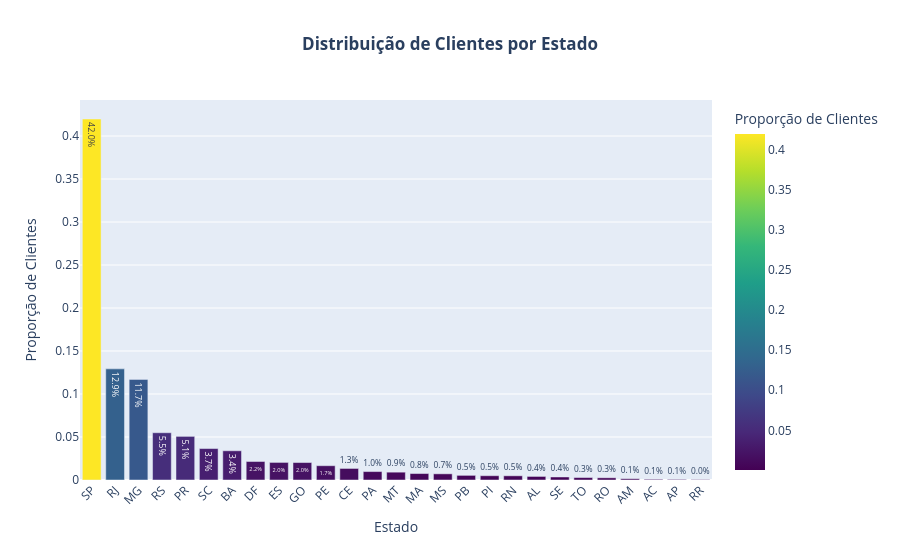

Notebook code cell kept with this figure:
### Markdown cell above
# Gráficos de dados Brasileiros de E-Commerce da Olist 

Dataset Público de E-Commerce Brasileiro da Olist
Bem-vindo! Este é um dataset público de e-commerce brasileiro com pedidos feitos na Olist Store. O conjunto de dados possui informações de 100 mil pedidos realizados entre 2016 e 2018 em múltiplos marketplaces no Brasil. Seus recursos permitem visualizar um pedido sob diversas dimensões: desde o status do pedido, preço, pagamento e desempenho do frete até a localização do cliente, atributos do produto e, finalmente, avaliações escritas pelos consumidores. Também disponibilizamos um dataset de geolocalização que relaciona os CEPs brasileiros a coordenadas de latitude e longitude.
Estes são dados comerciais reais, foram anonimizados e as referências às empresas e parceiros nos textos de avaliação foram substituídas pelos nomes das grandes casas de Game of Thrones.

### Code cell
import pandas as pd
import plotly.express as px

# 1. Carrega os dados otimizados
tabela = pd.read_csv("olist_customers_dataset.csv", usecols=["customer_state"])

# 2. Calcula a porcentagem mantendo os valores numéricos decimais (ex: 0.421)
contagem_state = (
    tabela["customer_state"]
    .value_counts(normalize=True)
    .reset_index(name="Porcentagem")
)

# 3. Cria o gráfico de barras com melhorias visuais e interativas
graph_state = px.bar(
    contagem_state,
    x="customer_state",
    y="Porcentagem",
    title="<b>Distribuição de Clientes por Estado</b>",
    labels={
        "customer_state": "Estado",
        "Porcentagem": "Proporção de Clientes",
    },
    text_auto=".1%",  # Mostra a porcentagem formatada no topo de cada barra automaticamente!
    color="Porcentagem",  # Adiciona um gradiente de cor baseado no tamanho da barra
    color_continuous_scale="Viridis",
)

# 4. Ajustes finos no layout
graph_state.update_layout(
    title_x=0.5,  # Centraliza o título do gráfico
    xaxis_tickangle=-45,  # Inclina os nomes dos estados para melhor leitura
    showlegend=False,  # Remove a legenda lateral repetitiva
)

# 5. Exibe o gráfico
graph_state.show()

### Figure 1 — Plotly figure (JSON) as saved in the notebook; plotly's stock layout.template omitted (floating-point values rounded to 4 significant figures)
{"data": [{"hovertemplate": "Estado=%{x}<br>Proporção de Clientes=%{marker.color}<extra></extra>", "legendgroup": "", "marker": {"color": [0.4198, 0.1292, 0.117, 0.05497, 0.05073, 0.03657, 0.03399, 0.02152, 0.02044, 0.02031, 0.01661, 0.01344, 0.009805, 0.009121, 0.007512, 0.00719, 0.00539, 0.004978, 0.004877, 0.004153, 0.00352, 0.002816, 0.002544, 0.001488, 0.0008146, 0.0006838, 0.0004626], "coloraxis": "coloraxis", "pattern": {"shape": ""}}, "name": "", "orientation": "v", "showlegend": false, "textposition": "auto", "texttemplate": "%{y:.1%}", "type": "bar", "x": ["SP", "RJ", "MG", "RS", "PR", "SC", "BA", "DF", "ES", "GO", "PE", "CE", "PA", "MT", "MA", "MS", "PB", "PI", "RN", "AL", "SE", "TO", "RO", "AM", "AC", "AP", "RR"], "xaxis": "x", "y": [0.4198, 0.1292, 0.117, 0.05497, 0.05073, 0.03657, 0.03399, 0.02152, 0.02044, 0.02031, 0.01661, 0.01344, 0.009805, 0.009121, 0.007512, 0.00719, 0.00539, 0.004978, 0.004877, 0.004153, 0.00352, 0.002816, 0.002544, 0.001488, 0.0008146, 0.0006838, 0.0004626], "yaxis": "y"}], "layout": {"barmode": "relative", "coloraxis": {"autocolorscale": false, "colorbar": {"title": {"text": "Proporção de Clientes"}}, "colorscale": [[0, "#440154"], [0.1111, "#482878"], [0.2222, "#3e4989"], [0.3333, "#31688e"], [0.4444, "#26828e"], [0.5556, "#1f9e89"], [0.6667, "#35b779"], [0.7778, "#6ece58"], [0.8889, "#b5de2b"], [1, "#fde725"]]}, "legend": {"tracegroupgap": 0}, "showlegend": false, "title": {"text": "<b>Distribuição de Clientes por Estado</b>", "x": 0.5}, "xaxis": {"anchor": "y", "domain": [0, 1], "tickangle": -45, "title": {"text": "Estado"}}, "yaxis": {"anchor": "x", "domain": [0, 1], "title": {"text": "Proporção de Clientes"}}}}
